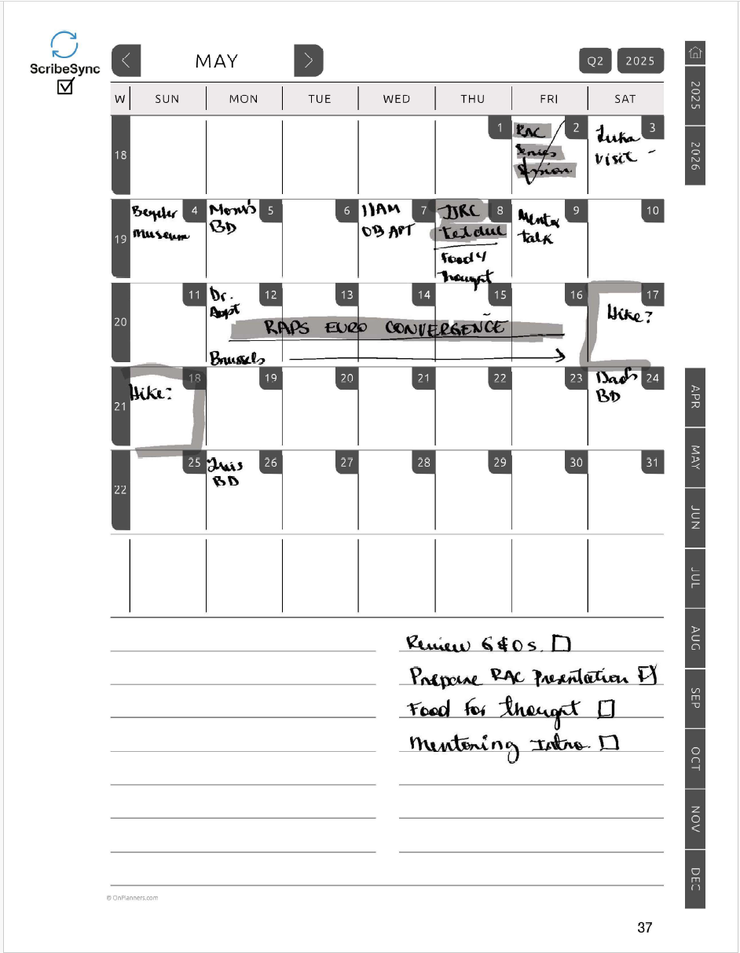
#> input picture attached_assets/image_1748116619940.png, 740 x 953 px, shrunk from 942 x 1213 before the run
$ python -i scribe_checkbox_scan.py   (imports and definitions only)
#> lines starting #> are read from the running program, lines starting #| are printed output that depends on the picture; after the words box and inside, x2 and y2 are one past the last pixel; in counts of white or black regions, pixels touching at a corner belong together
#> further down, picture is the input picture: shape (953, 740, 3); mean B, G, R 235.7, 235.7, 235.8
"""
scribe_checkbox_scan.py
-----------------------
Detect whether the ScribeSync intent-to-sync checkbox is ticked on
each page of a Kindle-Scribe PDF export.

Usage:
    python scribe_checkbox_scan.py my_planner.pdf
"""
import sys, cv2, numpy as np
import pypdfium2 as pdfium
from pathlib import Path

# ----------  EDIT ONCE, THEN KEEP  ---------- #
# relative bbox of the checkbox (fractions of full-page width/height)
REL_X  = 0.052   # left   fraction
REL_Y  = 0.081   # top    fraction
REL_W  = 0.030   # width  fraction  (≈ 3 % of page width)
REL_H  = 0.022   # height fraction  (≈ 2 % of page height)

INK_THRESHOLD = 0.095       # ≥10 % dark pixels ⇒ considered ticked
DPI           = 300
# -------------------------------------------- #

def render_page(page, dpi=DPI):
    """Return page as a BGR NumPy array at the requested DPI."""
    scale = dpi / 72  # PDF user-space is 72 dpi
    bmp   = page.render(scale=scale)
    return cv2.cvtColor(np.array(bmp.to_pil()), cv2.COLOR_RGB2BGR)

def checkbox_is_checked(img):
    h_full, w_full = img.shape[:2]
#> h_full = 953; w_full = 740

    # absolute pixel bbox
    x = int(REL_X * w_full)
#> x = 38
    y = int(REL_Y * h_full)
#> y = 77
    w = int(REL_W * w_full)
#> w = 22
    h = int(REL_H * h_full)
#> h = 20

    roi = img[y : y + h, x : x + w]
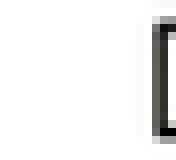
#> roi: shape (20, 22, 3) (shown 8 times larger); mean B, G, R 240.2, 240.5, 240.5

    gray = cv2.cvtColor(roi, cv2.COLOR_BGR2GRAY)
    _, bin_roi = cv2.threshold(
        gray, 0, 255, cv2.THRESH_BINARY_INV | cv2.THRESH_OTSU
    )
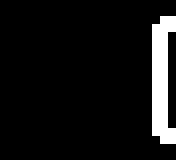
#> bin_roi: shape (20, 22) (shown 8 times larger); 7.7% white in thin lines or dots, all inside (x1, y1, x2, y2) = (19, 2, 22, 18)

    ink_ratio = cv2.countNonZero(bin_roi) / (w * h)
#> ink_ratio = 0.0773
    print(f"page_ratio = {ink_ratio:.3f}")    # add this
#| page_ratio = 0.077
    return ink_ratio >= INK_THRESHOLD

def process_pdf(pdf_path):
    pdf = pdfium.PdfDocument(str(pdf_path))
    results = []

    for page_no in range(len(pdf)):
        img = render_page(pdf[page_no])
        checked = checkbox_is_checked(img)
        results.append((page_no + 1, checked))

    return results

# -------------------- CLI -------------------- #
# [13 lines not run here, left out]

>>> import cv2
>>> picture = cv2.imread('../attached_assets/image_1748116619940.png')
>>> result = checkbox_is_checked(picture)
#> result = False
